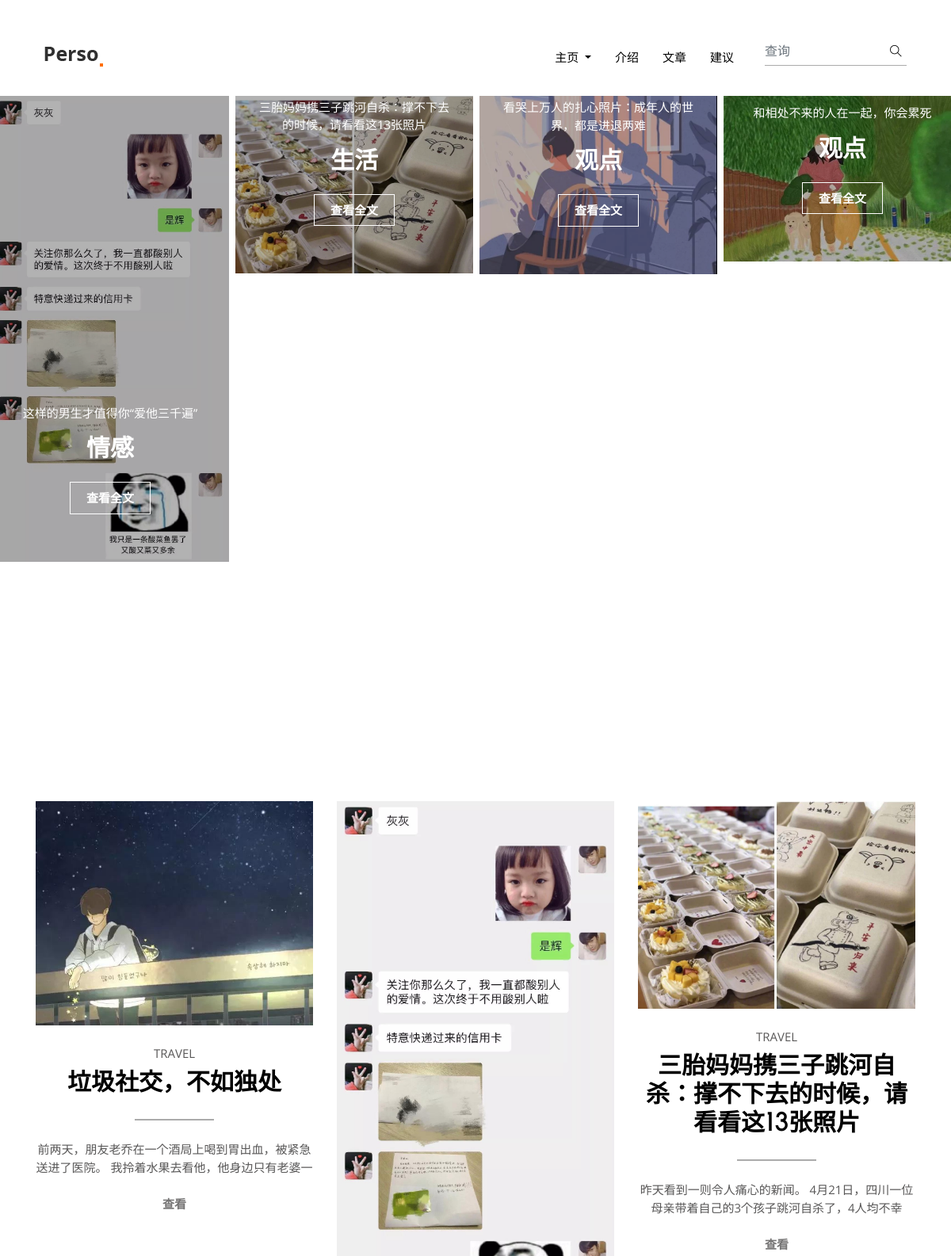
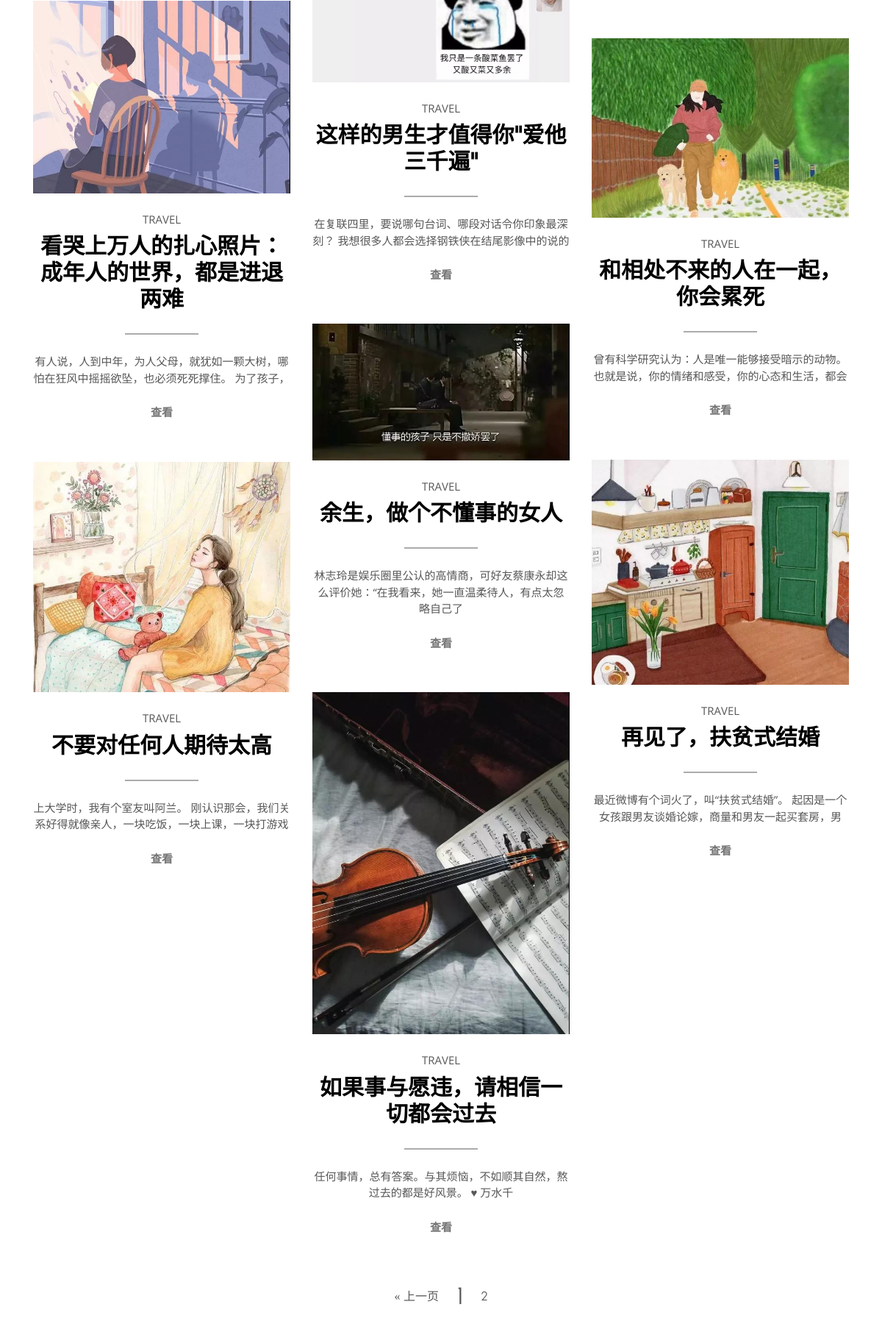
Screenshot of /blog/index/?page=2 (upper part) with the database file from the repository (2 pictures, top to bottom).
### blog/models.py (models this page shows, shortened)
class Dynamic(models.Model):
    title = models.CharField(max_length=50,verbose_name='标题')
    body = models.TextField(verbose_name='内容')
    img=models.ImageField(upload_to='DynamicPicture',verbose_name='动态配图')
    views = models.PositiveIntegerField(default=0,verbose_name='阅读数')
    categories=models.ForeignKey(Categories,on_delete=models.CASCADE,verbose_name='分类')
    tag=models.ManyToManyField(Tag,verbose_name='标签')
    release_time=models.DateTimeField(auto_now_add=True,verbose_name='发布时间')
    author=models.ForeignKey(User,on_delete=models.CASCADE,verbose_name='作者')
    class Meta():
        verbose_name = "文章"
        verbose_name_plural = verbose_name

class Categories(models.Model):
    title=models.CharField(max_length=20,verbose_name='分类')
    class Meta():
        verbose_name = "分类"
        verbose_name_plural = verbose_name

### blog/views.py (the view)
def index(request):
    pagenum=request.GET.get('page')
    if pagenum==None:
        pagenum=1
    else:
        pagenum=pagenum
    dynamics=Dynamic.objects.all().order_by('-views')
    paginator=Paginator(dynamics,9)
    page=paginator.get_page(pagenum)
    return render(request,'blog/index.html',{'page':page})

### blog/templatetags/extend_fun.py (called while the page is built)
@register.filter(name='myslice')
def myslice(value,length):
    return value[:length]

### templates/blog/index.html (shortened to what this page needs)
﻿<!DOCTYPE html>
<html lang="zxx">
<head>
    <link rel="stylesheet" href="/static/plugins/bootstrap/bootstrap.min.css">
    <link rel="stylesheet" href="/static/plugins/slick/slick.css">
    <link rel="stylesheet" href="/static/plugins/themify-icons/themify-icons.css">
    <link href="/static/css/style.css" rel="stylesheet">
</head>
<body>
{% load extend_fun %}
<header class="navigation">
    <nav class="navbar navbar-expand-lg navbar-light">
        <a class="navbar-brand" href="{% url 'blog:about' %}"><img class="img-fluid" src="/static/images/logo.png" alt="parsa"></a>
        <div class="collapse navbar-collapse text-center" id="navogation">
            <ul class="navbar-nav ml-auto">
                <li class="nav-item dropdown">
                    <a class="nav-link text-uppercase text-dark dropdown-toggle" href="#" id="navbarDropdown"
                       role="button" data-toggle="dropdown" aria-haspopup="true" aria-expanded="false">
                        主页
                    </a>
                </li>
                <li class="nav-item">
                    <a class="nav-link text-uppercase text-dark" href="{% url 'blog:about' %}">介绍</a>
                </li>
                <li class="nav-item">
                    <a class="nav-link text-uppercase text-dark" href="{% url 'blog:detail' 12 %}">文章</a>
                </li>
                <li class="nav-item">
                    <a class="nav-link text-uppercase text-dark" href="{% url 'blog:contact' %}">建议</a>
                </li>
            </ul>
            <form class="form-inline position-relative ml-lg-4" method="get" action="/search/" id="searchform">
                <input class="form-control px-0 w-100" type="search" placeholder="查询" required name="q">
                <button class="search-icon" type="submit"><i class="ti-search text-dark"></i></button>
            </form>
        </div>
    </nav>
</header>
<section>
    <div class="container-fluid p-sm-0">
        <div class="row featured-post-slider">
            {% for dynamic in page.object_list %}
            <div class="col-lg-3 col-sm-6 mb-2 mb-lg-0 px-1">
                <article class="card bg-dark text-center text-white border-0 rounded-0">
                    <img class="card-img rounded-0 img-fluid w-100" src="/static/media/{{dynamic.img}}" width="300px" alt="post-thumb">
                    <div class="card-img-overlay">
                        <div class="card-content">
                            <p class="text-uppercase">{{ dynamic.title }}</p>
                            <h4 class="card-title mb-4"><a class="text-white" href="{% url 'blog:detail' dynamic.id %}">{{ dynamic.categories.title }}</a></h4>
                            <a class="btn btn-outline-light" href="{% url 'blog:detail' dynamic.id %}">查看全文</a>
                        </div>
                    </div>
                </article>
            </div>
            {% endfor %}
        </div>
    </div>
</section>
<section class="section">
    <div class="container">
        <div class="row masonry-container">
            {% for dynamic in page.object_list %}
            <div class="col-lg-4 col-sm-6 mb-5">
                <article class="text-center">
                    <img class="img-fluid mb-4" src="/static/media/{{dynamic.img}}" alt="post-thumb">
                    <p class="text-uppercase mb-2">TRAVEL</p>
                    <h4 class="title-border"><a class="text-dark" href="{% url 'blog:detail' dynamic.id %}">{{ dynamic.title }}</a></h4>
                    <p>{{ dynamic.body|myslice:50 }}</p>
                    <a href="{% url 'blog:detail' dynamic.id %}" class="btn btn-transparent">查看</a>
                </article>
            </div>
            {% endfor %}
        </div>
        <div class="row">
            <div class="col-12">
                <nav>
                    <ul class="pagination justify-content-center align-items-center">
                        {% if page.has_previous %}
                        <li class="page-item">
                            <a href="/blog/index/?page={{page.previous_page_number}}"><span class="page-link">&laquo; 上一页</span></a>
                        </li>
                        {% endif %}
                        {% for num in page.paginator.page_range %}
                            <li class="page-item"><a class="page-link" href="/blog/index/?page={{num}}"> {{ num }} </a></li>
                        {% endfor %}
                    </ul>
                </nav>
            </div>
        </div>
    </div>
</section>
</body>
</html>

### static/css/style.css (style rules this page uses)
body { line-height: 1.5; font-family: "Open Sans", sans-serif; -webkit-font-smoothing: antialiased; font-size: 15px; color: #585757; }
p, .paragraph { font-weight: 400; font-size: 15px; line-height: 1.5; font-family: "Open Sans", sans-serif; }
h1, h2, h3, h4, h5, h6 { color: #000000; font-family: "hanskendrick"; font-weight: 600; line-height: 1.2; }
h4, .h4 { font-size: 30px; }
.btn { font-size: 15px; font-family: "Open Sans", sans-serif; text-transform: capitalize; padding: 8px 20px; border-radius: 0; font-weight: 600; border: 1px solid; position: relative; z-index: 1; transition: .2s ease; }
.btn-outline-light { background: transparent; color: #fff; }
.btn-transparent { color: #767575; border: 0; }
body { background-color: #fff; overflow-x: hidden; }
ol, ul { list-style-type: none; margin: 0px; }
img { vertical-align: middle; border: 0; }
a, a:hover, a:focus { text-decoration: none; }
a, button, select { cursor: pointer; transition: .2s ease; }
.slick-slide { outline: 0; }
.section { padding-top: 90px; padding-bottom: 90px; }
.text-dark { color: #000000 !important; }
.form-control { border: 0; border-bottom: 1px solid #ababab; border-radius: 0; }
.navigation { z-index: 9; }
.headroom { position: -webkit-sticky; position: sticky; top: 0; left: 0; right: 0; transition: all .4s ease-in-out; padding: 10px 40px; background-color: #fff; }
.navbar .nav-item .nav-link { padding: 20px 15px; }
.search-icon { border: 0; background: transparent; position: absolute; right: 0; top: 50%; -webkit-transform: translateY(-50%); transform: translateY(-50%); }
.card-img-overlay::before { position: absolute; content: ""; background: rgba(0, 0, 0, 0.3); height: 100%; width: 100%; top: 0; left: 0; }
.card-content { padding: 30px; position: absolute; left: 0; right: 0; bottom: 30px; }
.title-border { position: relative; margin-bottom: 25px; padding-bottom: 30px; }
.title-border::before { position: absolute; content: ""; height: 2px; width: 100px; left: 50%; -webkit-transform: translateX(-50%); transform: translateX(-50%); bottom: 0px; background: #ababab; }
.pagination .page-item .page-link { font-family: "hanskendrick"; font-size: 30px; border: 0; color: #585757; }
.pagination .page-item:first-child .page-link, .pagination .page-item:last-child .page-link { font-size: 16px; }

### rows the page displays
Dynamic: img (picture), title "这样的男生才值得你“爱他三千遍”", categories "情感", body|myslice "在复联四里，要说哪句台词、哪段对话令你印象最深刻？ 我想很多人都会选择钢铁侠在结尾影像中的说的"
Dynamic: img (picture), title "三胎妈妈携三子跳河自杀：撑不下去的时候，请看看这13张照片", categories "生活", body|myslice "昨天看到一则令人痛心的新闻。 4月21日，四川一位母亲带着自己的3个孩子跳河自杀了，4人均不幸"
Dynamic: img (picture), title "看哭上万人的扎心照片：成年人的世界，都是进退两难", categories "观点", body|myslice "有人说，人到中年，为人父母，就犹如一颗大树，哪怕在狂风中摇摇欲坠，也必须死死撑住。 为了孩子，"
Dynamic: img (picture), title "和相处不来的人在一起，你会累死", categories "观点", body|myslice "曾有科学研究认为：人是唯一能够接受暗示的动物。 也就是说，你的情绪和感受，你的心态和生活，都会"
Dynamic: img (picture), title "垃圾社交，不如独处", body|myslice "前两天，朋友老乔在一个酒局上喝到胃出血，被紧急送进了医院。 我拎着水果去看他，他身边只有老婆一"
Dynamic: img (picture), title "余生，做个不懂事的女人", body|myslice "林志玲是娱乐圈里公认的高情商，可好友蔡康永却这么评价她：“在我看来，她一直温柔待人，有点太忽略自己了"
Dynamic: img (picture), title "再见了，扶贫式结婚", body|myslice "最近微博有个词火了，叫“扶贫式结婚”。 起因是一个女孩跟男友谈婚论嫁，商量和男友一起买套房，男"
Dynamic: img (picture), title "不要对任何人期待太高", body|myslice "上大学时，我有个室友叫阿兰。 刚认识那会，我们关系好得就像亲人，一块吃饭，一块上课，一块打游戏"
Dynamic: img (picture), title "如果事与愿违，请相信一切都会过去", body|myslice "任何事情，总有答案。与其烦恼，不如顺其自然，熬过去的都是好风景。 ♥ 万水千"

### other values shown
{{ num }} "1" "2"
